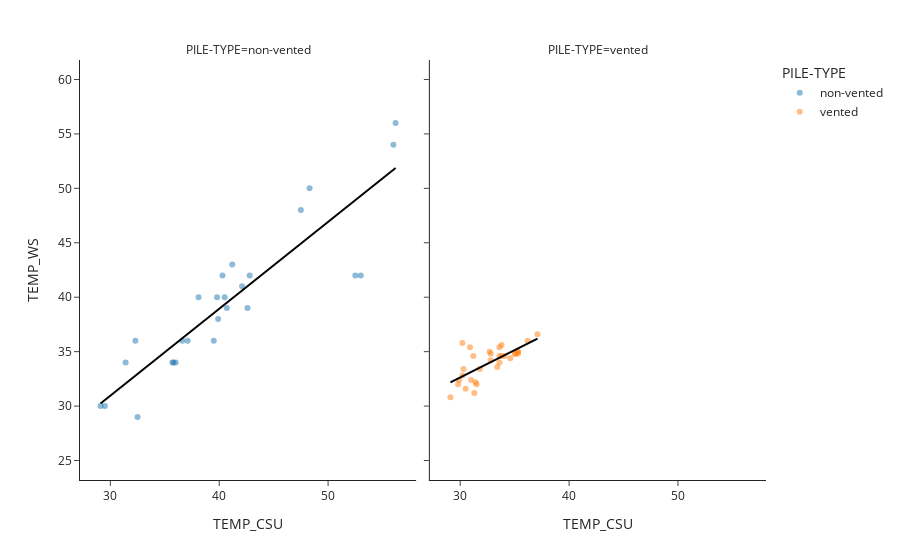

Source (notebook cell):
### Code cell
fig_temp = px.scatter(
           merged_df, 
           x="TEMP_CSU", 
           y="TEMP_WS",
           facet_col=rmse_cond,
           facet_col_wrap = 4,
           color = rmse_cond,
           trendline='ols',
           trendline_color_override='black',
           hover_data=['DATE'],
           template='simple_white',
           opacity=0.5
)
fig_temp.update_yaxes(
         scaleanchor = "x",
         scaleratio = 1,
)
fig_temp.show()

### Figure 1 — Plotly figure (JSON) as saved in the notebook; plotly's stock layout.template omitted (floating-point values rounded to 4 significant figures)
{"data": [{"customdata": [[1667865600000000000], [1667865600000000000], [1667865600000000000], [1668124800000000000], [1668124800000000000], [1668124800000000000], [1668470400000000000], [1668470400000000000], [1668470400000000000], [1668902400000000000], [1668902400000000000], [1668902400000000000], [1669334400000000000], [1669334400000000000], [1669334400000000000], [1669593600000000000], [1669593600000000000], [1669593600000000000], [1670198400000000000], [1670198400000000000], [1670198400000000000], [1670630400000000000], [1670630400000000000], [1670630400000000000], [1670803200000000000], [1670803200000000000], [1670803200000000000]], "hovertemplate": "PILE-TYPE=non-vented<br>TEMP_CSU=%{x}<br>TEMP_WS=%{y}<br>DATE=%{customdata[0]}<extra></extra>", "legendgroup": "non-vented", "marker": {"color": "#1F77B4", "opacity": 0.5, "symbol": "circle"}, "mode": "markers", "name": "non-vented", "orientation": "v", "showlegend": true, "type": "scatter", "x": [47.5, 56.2, 56, 37.1, 52.5, 53, 41.2, 48.3, 32.5, 42.6, 42.1, 29.1, 40.5, 32.3, 42.8, 35.8, 40.7, 40.3, 39.9, 36.6, 31.4, 36, 38.1, 39.5, 35.7, 39.8, 29.5], "xaxis": "x", "y": [48, 56, 54, 36, 42, 42, 43, 50, 29, 39, 41, 30, 40, 36, 42, 34, 39, 42, 38, 36, 34, 34, 40, 36, 34, 40, 30], "yaxis": "y"}, {"hovertemplate": "<b>OLS trendline</b><br>TEMP_WS = 0.798211 * TEMP_CSU + 7.01342<br>R<sup>2</sup>=0.803592<br><br>PILE-TYPE=non-vented<br>TEMP_CSU=%{x}<br>TEMP_WS=%{y} <b>(trend)</b><extra></extra>", "legendgroup": "non-vented", "line": {"color": "black"}, "marker": {"color": "#1F77B4", "symbol": "circle"}, "mode": "lines", "name": "non-vented", "showlegend": false, "type": "scatter", "x": [29.1, 29.5, 31.4, 32.3, 32.5, 35.7, 35.8, 36, 36.6, 37.1, 38.1, 39.5, 39.8, 39.9, 40.3, 40.5, 40.7, 41.2, 42.1, 42.6, 42.8, 47.5, 48.3, 52.5, 53, 56, 56.2], "xaxis": "x", "y": [30.24, 30.56, 32.08, 32.8, 32.96, 35.51, 35.59, 35.75, 36.23, 36.63, 37.43, 38.54, 38.78, 38.86, 39.18, 39.34, 39.5, 39.9, 40.62, 41.02, 41.18, 44.93, 45.57, 48.92, 49.32, 51.71, 51.87], "yaxis": "y"}, {"customdata": [[1668124800000000000], [1668124800000000000], [1668124800000000000], [1668124800000000000], [1668470400000000000], [1668470400000000000], [1668470400000000000], [1668470400000000000], [1668902400000000000], [1668902400000000000], [1668902400000000000], [1668902400000000000], [1669334400000000000], [1669334400000000000], [1669334400000000000], [1669334400000000000], [1669593600000000000], [1669593600000000000], [1669593600000000000], [1669593600000000000], [1669939200000000000], [1669939200000000000], [1669939200000000000], [1669939200000000000], [1670630400000000000], [1670630400000000000], [1670630400000000000], [1670630400000000000], [1670803200000000000], [1670803200000000000], [1670803200000000000], [1670803200000000000]], "hovertemplate": "PILE-TYPE=vented<br>TEMP_CSU=%{x}<br>TEMP_WS=%{y}<br>DATE=%{customdata[0]}<extra></extra>", "legendgroup": "vented", "marker": {"color": "#FF7F0E", "opacity": 0.5, "symbol": "circle"}, "mode": "markers", "name": "vented", "orientation": "v", "showlegend": true, "type": "scatter", "x": [35.3, 30.2, 36.2, 33.8, 33.4, 35.1, 35, 30.2, 31.8, 34.1, 31.5, 34.6, 32.8, 29.9, 30.5, 33.6, 33.6, 33.6, 31.2, 31.4, 35.3, 33.8, 30.3, 32.7, 29.8, 30.9, 32.8, 35.3, 29.1, 31, 31.3, 37.1], "xaxis": "x2", "y": [34.8, 35.8, 36, 35.6, 33.6, 34.8, 34.8, 32.8, 33.4, 34.6, 32, 34.4, 34.2, 32.4, 31.6, 34.6, 34, 35.4, 34.6, 32.2, 35, 34.6, 33.4, 35, 32, 35.4, 34.8, 35, 30.8, 32.4, 31.2, 36.6], "yaxis": "y2"}, {"hovertemplate": "<b>OLS trendline</b><br>TEMP_WS = 0.503026 * TEMP_CSU + 17.5322<br>R<sup>2</sup>=0.506224<br><br>PILE-TYPE=vented<br>TEMP_CSU=%{x}<br>TEMP_WS=%{y} <b>(trend)</b><extra></extra>", "legendgroup": "vented", "line": {"color": "black"}, "marker": {"color": "#FF7F0E", "symbol": "circle"}, "mode": "lines", "name": "vented", "showlegend": false, "type": "scatter", "x": [29.1, 29.8, 29.9, 30.2, 30.2, 30.3, 30.5, 30.9, 31, 31.2, 31.3, 31.4, 31.5, 31.8, 32.7, 32.8, 32.8, 33.4, 33.6, 33.6, 33.6, 33.8, 33.8, 34.1, 34.6, 35, 35.1, 35.3, 35.3, 35.3, 36.2, 37.1], "xaxis": "x2", "y": [32.17, 32.52, 32.57, 32.72, 32.72, 32.77, 32.87, 33.08, 33.13, 33.23, 33.28, 33.33, 33.38, 33.53, 33.98, 34.03, 34.03, 34.33, 34.43, 34.43, 34.43, 34.53, 34.53, 34.69, 34.94, 35.14, 35.19, 35.29, 35.29, 35.29, 35.74, 36.19], "yaxis": "y2"}], "layout": {"annotations": [{"font": {}, "showarrow": false, "text": "PILE-TYPE=non-vented", "x": 0.245, "xanchor": "center", "xref": "paper", "y": 1, "yanchor": "bottom", "yref": "paper"}, {"font": {}, "showarrow": false, "text": "PILE-TYPE=vented", "x": 0.755, "xanchor": "center", "xref": "paper", "y": 1, "yanchor": "bottom", "yref": "paper"}], "autosize": true, "legend": {"title": {"text": "PILE-TYPE"}, "tracegroupgap": 0}, "margin": {"t": 60}, "xaxis": {"anchor": "y", "autorange": true, "domain": [0, 0.49], "range": [4.071, 81.23], "title": {"text": "TEMP_CSU"}, "type": "linear"}, "xaxis2": {"anchor": "y2", "autorange": true, "domain": [0.51, 1], "matches": "x", "range": [4.071, 81.23], "title": {"text": "TEMP_CSU"}, "type": "linear"}, "yaxis": {"anchor": "x", "autorange": true, "domain": [0, 1], "range": [26.91, 58.09], "scaleanchor": "x", "scaleratio": 1, "title": {"text": "TEMP_WS"}, "type": "linear"}, "yaxis2": {"anchor": "x2", "autorange": true, "domain": [0, 1], "matches": "y", "range": [26.91, 58.09], "scaleanchor": "x", "scaleratio": 1, "showticklabels": false, "type": "linear"}}}
